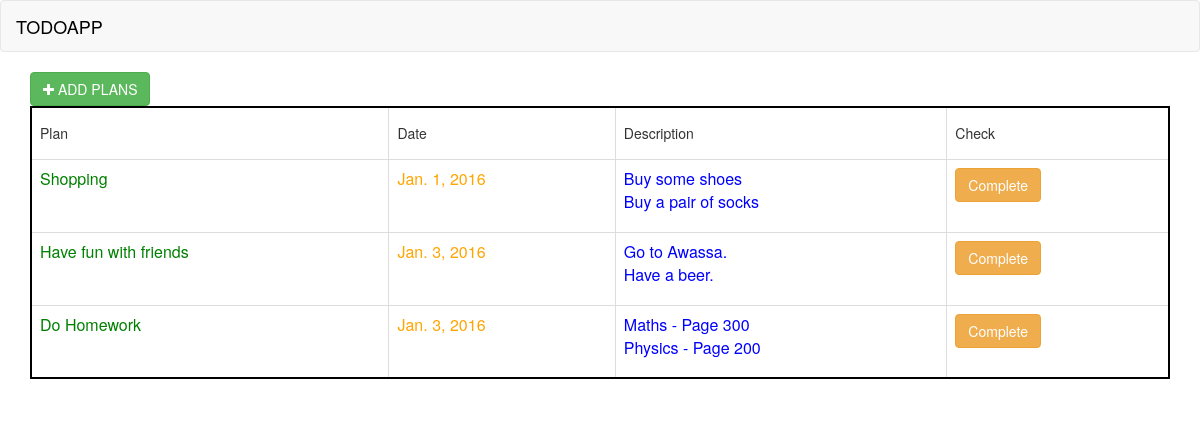
The page / on the database its author committed.
### todo/models.py (models this page shows, shortened)
class Post(models.Model):
    todo = models.CharField(max_length=200)
    description = models.TextField()
    created_date = models.DateTimeField(
            default=timezone.now)
    published_date = models.DateTimeField(
            blank=True, null=True)

### todo/views.py (the view)
# urls.py: url(r'^$', views.post_list, name='post_list'),
def post_list(request):
    posts = Post.objects.filter(published_date__lte=timezone.now()).order_by('published_date')
    return render(request, 'todo/post_list.html', {'posts': posts})

### todo/templates/todo/post_list.html (shortened to what this page needs)
{% load staticfiles %}
<html>
    <head>
<link rel="stylesheet" href="https://maxcdn.bootstrapcdn.com/bootstrap/3.3.6/css/bootstrap.min.css">
<link rel="stylesheet" href="https://maxcdn.bootstrapcdn.com/font-awesome/4.5.0/css/font-awesome.min.css">
    </head>
    <body background="//*http://media.grahambrown.com/assets/grahambrown/prod/19951-pattern.jpg">
<nav class="navbar navbar-default">
  <div class="container-fluid">
    <div class="navbar-header">
      <a class="navbar-brand" href="{% url 'todo:post_list'%}" style="color:Black">
    TODOAPP
      </a>
    </div>
  </div>
</nav>
    <div class="container">
    <a href="{% url 'todo:post_new' %}" class="btn btn-success" role="button"><i class="fa fa-plus"></i>  ADD PLANS</a>
    </div>
    <div class="container">
        <table class="table table-bordered" style="border:2px solid #000">
                <tr>
        <td><h5>Plan</h5></td>
        <td><h5>Date</h5></td>
        <td><h5>Description</h5></td>
        <td><h5>Check</h5></td>
        </tr>
        <tr>
        {% for post in posts %}
        <td style="color:green">{{ post.todo }}</td>
        <td style="color:orange"> {{ post.published_date.date }} </td>
        <td style="color:Blue">{{ post.description|linebreaks }}</td>
        <td><a href="{% url 'todo:post_delete' post.id %}" class="btn btn-warning">Complete</a></td>
        </tr>
        {% endfor %}
    </table>
    </div>
    </body>
</html>

### rows shown on the page
Post: todo "Shopping", published_date "Jan. 1, 2016", description "Buy some shoes Buy a pair of socks"
Post: todo "Have fun with friends", published_date "Jan. 3, 2016", description "Go to Awassa. Have a beer."
Post: todo "Do Homework", published_date "Jan. 3, 2016", description "Maths - Page 300 Physics - Page 200"
